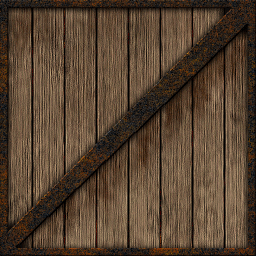
#> input picture ex02/box.png, 256 x 256 px
$ python test.py
#> lines starting #> are read from the running program, lines starting #| are printed output that depends on the picture
### ex02/ImageProcessor.py
import matplotlib.image as mpimg
import matplotlib.pyplot as plt
import numpy as np


class ImageProcessor():

    def load(self, path, convert_in_int=0):
#> called with path = 'box.png', convert_in_int = 0
        img = mpimg.imread(path)
#> img is the input picture: shape (256, 256, 3) float32; mean R, G, B 0.342, 0.265, 0.195
        # Si le résultat n'est pas un tableau d'entiers
        if convert_in_int:
            img = (img * 255).astype(np.uint8)
        print("Loading image of dimensions {} x {}".format(*img.shape))
#| Loading image of dimensions 256 x 256
        return img

    def display(self, array):
        plt.imshow(array)
        plt.show()

### ex02/ScrapBooker.py
import numpy as np


class ScrapBooker():

    def crop(self, array, dimensions, position=(0, 0)):
        """
        crops the image as a rectangle with the given dimensions
        (meaning, the new height and width for the image), whose
        top left corner is given by the position argument.
        The position should be (0,0) by default.
        You have to consider it an error (and handle said error)
        if dimensions is larger than the current image size.
        """
        x = 0
        y = 0
        if (not isinstance(dimensions[0], int) or
                not isinstance(dimensions[1], int)):
            return None
        elif array.shape[0] < dimensions[0] or array.shape[1] < dimensions[1]:
            return None
        elif position[0] > array.shape[1] or position[1] > array.shape[0]:
            return None
        new = np.copy(array)
        # Suppr axe X avant
        while x < position[0]:
            new = np.delete(new, 0, axis=1)
            x += 1
        # Suppr axe X apres
        while dimensions[1] < new.shape[1]:
            new = np.delete(new, dimensions[1], axis=1)
        # Suppr axe Y avant
        while y < position[1]:
            new = np.delete(new, 0, axis=0)
            y += 1
        # Suppr axe Y apres
        while dimensions[0] < new.shape[0]:
            new = np.delete(new, dimensions[0], axis=0)
        return new

    def thin(self, array, n, axis=0):
        """
        deletes every n-th pixel row along the specified
            axis (0 vertical, 1 horizontal),
        example below.
        """
        new = np.copy(array)
        if n == 0 or not isinstance(axis, int):
            return new
        i = n
        if isinstance(axis, int) and axis < len(new.shape):
            maxi = new.shape[axis]
        else:
            maxi = min(new.shape[:2])
        while(i < maxi):
            new = np.delete(new, i, axis=axis)
            maxi -= 1
            i += n
        return new

    def juxtapose(self, array, n, axis):
        """
        juxtaposes n copies of the image along
            the specified axis (0 vertical, 1 horizontal).
        """
        new = np.copy(array)
        i = 1
        while i < n:
            new = np.append(new, array, axis=axis)
            i += 1
        return new

    def mosaic(self, array, dimensions):
        """
        makes a grid with multiple copies of the array.
        The dimensions argument specifies the dimensions
        (meaning the height and width) of the grid (e.g. 2x3).
        """
        new = np.copy(array)
        x, y = dimensions
        new = self.juxtapose(new, x, axis=1)
        new = self.juxtapose(new, y, axis=0)
        return new

### ex02/test.py
from ScrapBooker import ScrapBooker
from ImageProcessor import ImageProcessor


Imp = ImageProcessor()
print("LOAD BOX...")
ar = Imp.load("box.png")
print("BOX=", ar.shape)
#| BOX= (256, 256, 3)
Imp.display(ar)

ScBr = ScrapBooker()
print("\nthin on BOX n = {} et ax ={}".format(2, 1))
arr = ScBr.thin(ar, 2, 1)
#> after the loop in thin, `while(i < maxi):`:
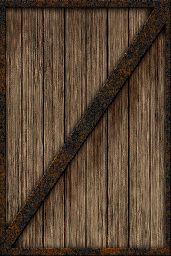
#> new: shape (256, 171, 3) float32; mean R, G, B 0.343, 0.266, 0.196
#> after the loop in thin, `while(i < maxi):`: i = 172; maxi = 171
print("BOX=", arr.shape)
#| BOX= (256, 171, 3)
print("\nthin on BOX n = {} et ax ={}".format(3, 0))
arr = ScBr.thin(arr, 3, 0)
#> call 2 of thin, with n = 3, axis = 0
#> after the loop in thin (call 2), `while(i < maxi):`:
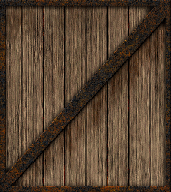
#> new: shape (192, 171, 3) float32; mean R, G, B 0.344, 0.267, 0.196
#> after the loop in thin (call 2), `while(i < maxi):`: i = 195; maxi = 192
print("BOX=", arr.shape)
#| BOX= (192, 171, 3)

Imp.display(arr)

arr = ScBr.juxtapose(arr, 2, 1)
#> the loop in juxtapose, `while i < n:` made 1 pass
#> pass 1, in juxtapose, `new = np.append(new, array, axis=axis)`:
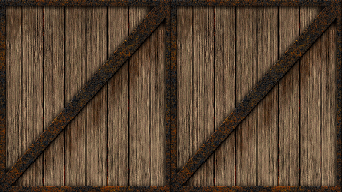
#> new: shape (192, 342, 3) float32; mean R, G, B 0.344, 0.267, 0.196
#> after the loop in juxtapose, `while i < n:`: i = 2
print("\njuxtapose on BOX n = {} et ax ={}".format(2, 1))
print("BOX=", arr.shape)
#| BOX= (192, 342, 3)

arr = ScBr.mosaic(arr, (3, 3))
#> the loop in juxtapose (call 3), `while i < n:` made 2 passes
#> pass 1, in juxtapose (call 3), `new = np.append(new, array, axis=axis)`:
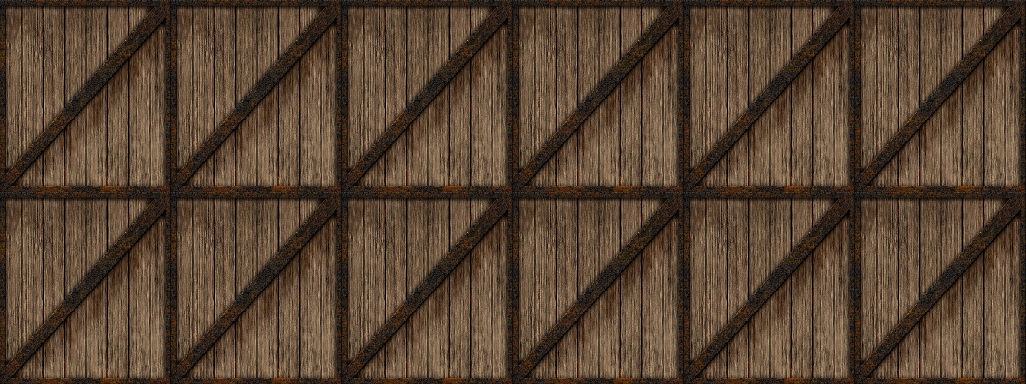
#> new: shape (384, 1026, 3) float32; mean R, G, B 0.344, 0.267, 0.196
#> pass 2, in juxtapose (call 3), `new = np.append(new, array, axis=axis)`:
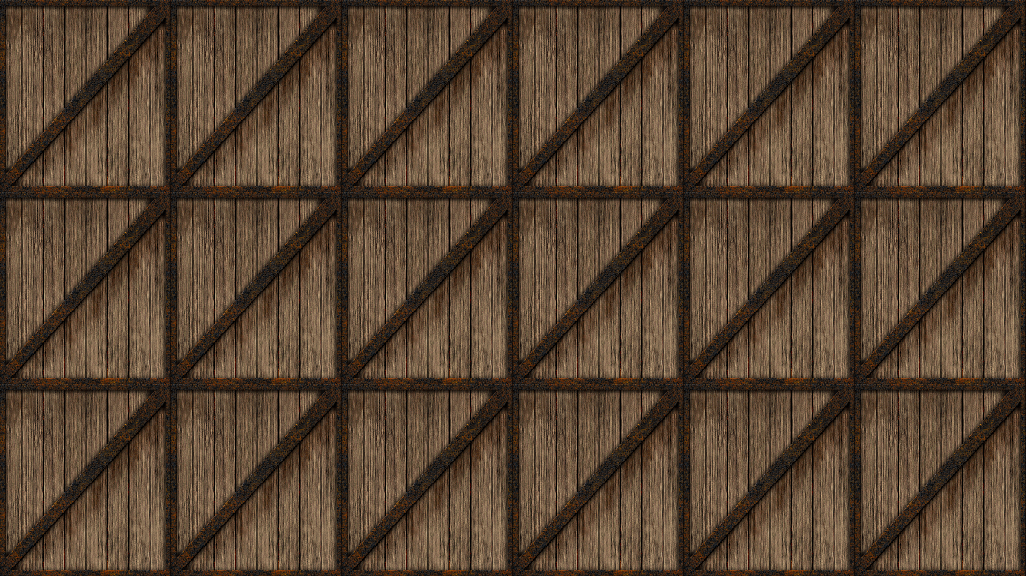
#> new: shape (576, 1026, 3) float32; mean R, G, B 0.344, 0.267, 0.197
#> after the loop in juxtapose (call 3), `while i < n:`: i = 3
print("\nmosaic on BOX x = {} et y ={}".format(3, 3))
print("BOX=", arr.shape)
#| BOX= (576, 1026, 3)

Imp.display(arr)

dim = (120, 120)
pos = (0, 0)
arr = ScBr.crop(ar, dim, pos)
#> after the loop in crop, `while x < position[0]:`: x = 0
#> after the loop in crop, `while dimensions[1] < new.shape[1]:`:
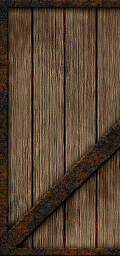
#> new: shape (256, 120, 3) float32; mean R, G, B 0.341, 0.263, 0.193
#> after the loop in crop, `while dimensions[0] < new.shape[0]:`:
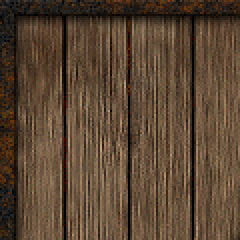
#> new: shape (120, 120, 3) float32 (shown 2 times larger); mean R, G, B 0.357, 0.277, 0.204
print("\ncrop on BOX newx = {} et newy ={} at {}".format(dim[0], dim[1], pos))
print("BOX=", arr.shape)
#| BOX= (120, 120, 3)
Imp.display(arr)
